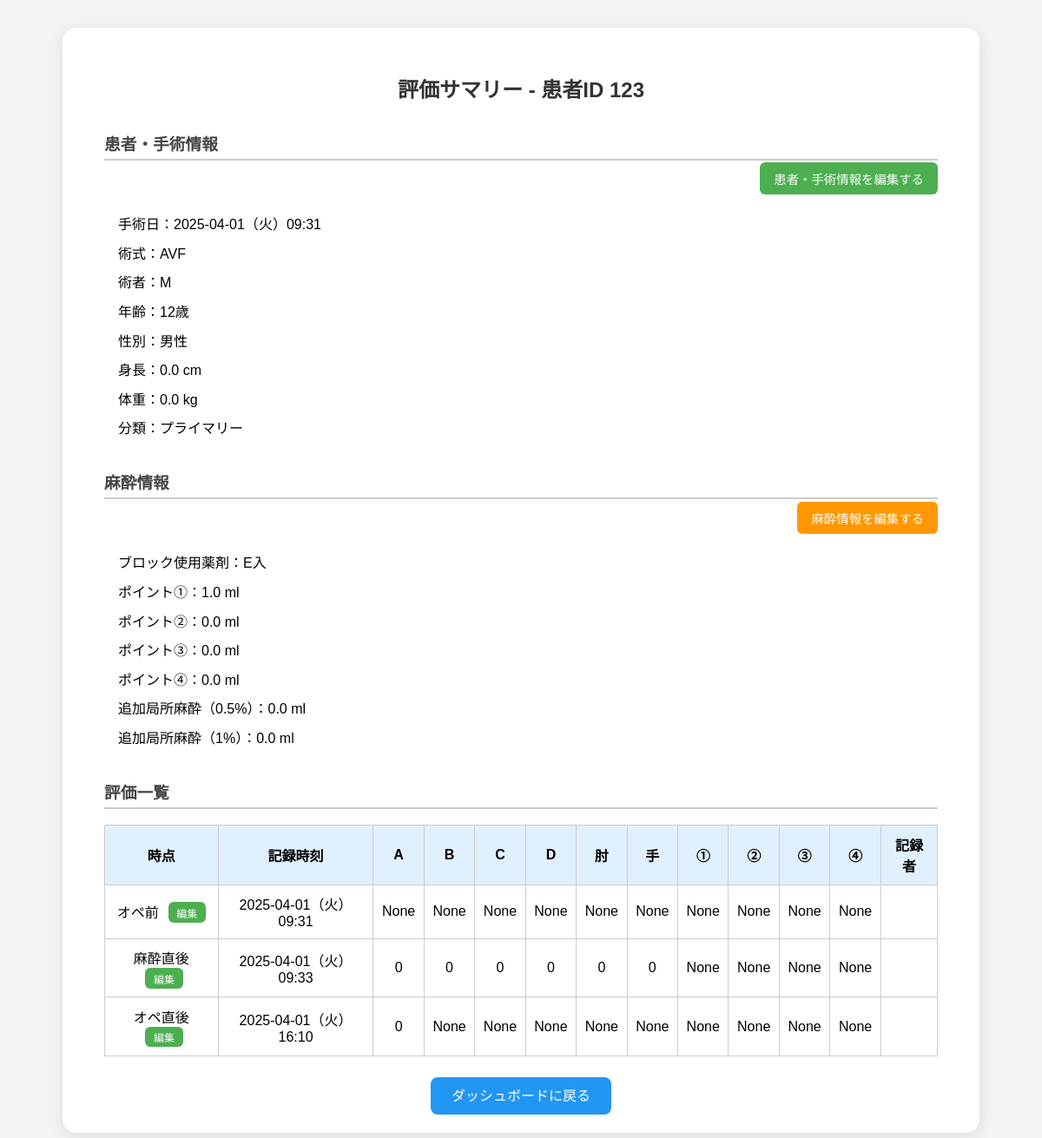
/patient/operation/33/summary/ (signed in), run on the app's committed database.
### patient/models.py (models this page shows, shortened)
class Operation(models.Model):
    GENDER_CHOICES = [
        ('M', '男性'),
        ('F', '女性'),
    ]
    PROCEDURE_CHOICES = [
        ('AVF', 'AVF'),
        ('AVG', 'AVG'),
        ('PTA', 'PTA'),
        ('TPA', '血栓除去PTA'),
        ('OPTPA', '開創血栓除去PTA'),
        ('ETC', 'その他'),
    ]
    SURGERY_TYPE_CHOICES = [
        ('P', 'プライマリー'),
        ('R', 'ノンプライマリー'),
    ]
    SURGEON_CHOICES = [
        ('HB', 'HB'),
        ('NG', 'NG'),
        ('ST', 'ST'),
        ('KB', 'KB'),
        ('ETC', 'ETC'),
    ]
    patient = models.ForeignKey(
        Patient,
        related_name='operations',
        on_delete=models.CASCADE,
        null=True,  # ← 一時的に追加
        default=1  ) # ← 一時的にデフォルト患者IDを指定（例：ID=1の患者がいれば）
    date = models.DateTimeField(verbose_name="手術日時", default=timezone.now)
    age = models.PositiveIntegerField(verbose_name="年齢", default=0)
    gender = models.CharField(max_length=1, choices=GENDER_CHOICES, verbose_name="性別", default='M')
    height = models.DecimalField(max_digits=5, decimal_places=1, verbose_name="身長(cm)", default=0)
    weight = models.DecimalField(max_digits=5, decimal_places=1, verbose_name="体重(kg)", default=0)
    procedure = models.CharField(max_length=10, choices=PROCEDURE_CHOICES, verbose_name="術式", default='AVF')
    surgery_type = models.CharField(max_length=1, choices=SURGERY_TYPE_CHOICES, verbose_name="手術の種類", default='P')
    surgeon = models.CharField(max_length=100, choices=SURGEON_CHOICES, verbose_name="術者", default='HB')

class Patient(models.Model):
    patient_code = models.IntegerField()  # ← 明示的に手動入力IDに変更！

class AnesthesiaInfo(models.Model):
    operation = models.OneToOneField('Operation', on_delete=models.CASCADE)
    drug_type = models.CharField(max_length=20, choices=[('E入', 'E入'), ('Eなし', 'Eなし')])
    block_amount_1 = models.DecimalField(max_digits=4, decimal_places=1, null=True, blank=True, default=0)
    block_amount_2 = models.DecimalField(max_digits=4, decimal_places=1, null=True, blank=True, default=0)
    block_amount_3 = models.DecimalField(max_digits=4, decimal_places=1, null=True, blank=True, default=0)
    block_amount_4 = models.DecimalField(max_digits=4, decimal_places=1, null=True, blank=True, default=0)
    additional_0_5 = models.DecimalField("0.5% 使用量 (ml)", max_digits=4, decimal_places=1, null=True, blank=True, default=0)
    additional_1_0 = models.DecimalField("1% 使用量 (ml)", max_digits=4, decimal_places=1, null=True, blank=True, default=0)

class Evaluation(models.Model):
    TIMEPOINT_CHOICES = [
    ('0', 'オペ前'),
    ('1', '麻酔直後'),
    ('2', 'オペ直後'),
    ('3', '帰室時'),
    ('4', '時系列⑤'),
    ('5', '時系列⑥'),
    ('6', '時系列⑦'),
    ('7', '時系列⑧'),
]
    SENSORY_CHOICES = [
    (0, '0点: 正常な感覚（無麻酔）'),
    (1, '1点: 冷感を感じるが、健側（または正常部）に比べて鈍い（部分的ブロック）'),
    (2, '2点: 完全な感覚遮断（完全ブロック）'),
    (99, '99点: 評価不能（反応なし）')
]
    MOTOR_CHOICES = [
        (0, '0点: 正常な運動機能'),
        (1, '1点: 軽度の筋力低下（可動域制限なし）'),
        (2, '2点: 顕著な筋力低下（可動域制限あり）'),
        (3, '3点: 完全麻痺（随意運動なし）'),
        (99, '99点: 評価不能（反応なし）')
    ]
    OBS_CHOICES = [
        (0, '0:異常なし'),
        (1, '1:血腫、腫脹、赤みなど、何らかの異常あり'),
    ]
    operation = models.ForeignKey(Operation, on_delete=models.CASCADE, related_name='evaluations')
    timepoint = models.CharField(max_length=1, choices=TIMEPOINT_CHOICES)
    sensory_A = models.IntegerField(choices=SENSORY_CHOICES, null=True, blank=True)
    sensory_B = models.IntegerField(choices=SENSORY_CHOICES, null=True, blank=True)
    sensory_C = models.IntegerField(choices=SENSORY_CHOICES, null=True, blank=True)
    sensory_D = models.IntegerField(choices=SENSORY_CHOICES, null=True, blank=True)
    motor_elbow = models.IntegerField(choices=MOTOR_CHOICES, null=True, blank=True)
    motor_hand = models.IntegerField(choices=MOTOR_CHOICES, null=True, blank=True)
    observation_1 = models.IntegerField(choices=OBS_CHOICES, null=True, blank=True)
    observation_2 = models.IntegerField(choices=OBS_CHOICES, null=True, blank=True)
    observation_3 = models.IntegerField(choices=OBS_CHOICES, null=True, blank=True)
    observation_4 = models.IntegerField(choices=OBS_CHOICES, null=True, blank=True)
    signer = models.CharField(max_length=50, blank=True)
    created_at = models.DateTimeField(auto_now_add=True)

### patient/views.py (the view)
# urls.py: path('operation/<int:operation_id>/summary/', views.evaluation_summary_view, name='evaluation_summary'),
@login_required
def evaluation_summary_view(request, operation_id):
    operation = get_object_or_404(Operation, id=operation_id)
    evaluations = Evaluation.objects.filter(operation=operation).order_by('timepoint')
    anesthesia = AnesthesiaInfo.objects.filter(operation=operation).first()
    try:
        anesthesia = AnesthesiaInfo.objects.get(operation=operation)
    except AnesthesiaInfo.DoesNotExist:
        anesthesia = None
    return render(request, 'patient/evaluation_summary.html', {
        'operation': operation,
        'evaluations': evaluations,
        'anesthesia': anesthesia,
    })

### patient/templatetags/custom_filters.py (called while the page is built)
@register.filter
def japanese_weekday(value):
    weekdays = ['月', '火', '水', '木', '金', '土', '日']
    if hasattr(value, 'weekday'):
        return weekdays[value.weekday()]
    return ''

### patient/templates/patient/evaluation_summary.html (shortened to what this page needs)
<!DOCTYPE html>
<html lang="ja">
<head>
</head>
<body>
  <div class="container">
    {% load custom_filters %}
    <h2>評価サマリー - 患者ID {{ operation.patient.patient_code }}</h2>
    <h3>患者・手術情報</h3>
    <div style="text-align: right; margin-top: -1rem;">
        <a href="{% url 'edit_operation' operation.id %}"
           style="display: inline-block; background-color: #4CAF50; color: white; padding: 0.5rem 1rem; border-radius: 6px; text-decoration: none; font-size: 0.9rem;">
           患者・手術情報を編集する
        </a>
      </div>
    <ul>
      <li>手術日：{{ operation.date|date:"Y-m-d" }}（{{ operation.date|japanese_weekday }}）{{ operation.date|date:"H:i" }}</li>
      <li>術式：{{ operation.procedure }}</li>
      <li>術者：{{ operation.surgeon }}</li>
      <li>年齢：{{ operation.age }}歳</li>
      <li>性別：{{ operation.get_gender_display }}</li>
      <li>身長：{{ operation.height }} cm</li>
      <li>体重：{{ operation.weight }} kg</li>
      <li>分類：{{ operation.get_surgery_type_display }}</li>
    </ul>
    {% if anesthesia %}
    <h3>麻酔情報</h3>
    <div style="text-align: right; margin-top: -1rem;">
        <a href="{% url 'edit_anesthesia_info' operation.id %}"
           style="display: inline-block; background-color: #FF9800; color: white; padding: 0.5rem 1rem; border-radius: 6px; text-decoration: none; font-size: 0.9rem;">
          麻酔情報を編集する
        </a>
    </div>
    <ul>
        <li>ブロック使用薬剤：{{ anesthesia.drug_type }}</li>
        <li>ポイント①：{{ anesthesia.block_amount_1 }} ml</li>
        <li>ポイント②：{{ anesthesia.block_amount_2 }} ml</li>
        <li>ポイント③：{{ anesthesia.block_amount_3 }} ml</li>
        <li>ポイント④：{{ anesthesia.block_amount_4 }} ml</li>
        <li>追加局所麻酔（0.5%）：{{ anesthesia.additional_0_5 }} ml</li>
        <li>追加局所麻酔（1%）：{{ anesthesia.additional_1_0 }} ml</li>
      </ul>
    {% endif %}
    <h3>評価一覧</h3>
    <table>
      <thead>
        <tr>
          <th>時点</th>
          <th>記録時刻</th>
          <th>A</th><th>B</th><th>C</th><th>D</th>
          <th>肘</th><th>手</th>
          <th>①</th><th>②</th><th>③</th><th>④</th>
          <th>記録者</th>
        </tr>
      </thead>
      <tbody>
        {% for e in evaluations %}
        <tr>
          <td>
            {{ e.get_timepoint_display }}
            <a href="{% url 'edit_evaluation' e.id %}"
            style="
             display: inline-block;
             background-color: #4CAF50;
             color: white;
             padding: 0.2rem 0.6rem;
             margin-left: 0.4rem;
             border-radius: 6px;
             font-size: 0.75rem;
             text-decoration: none;">
           編集
         </a>
          </td>
          <td>{{ e.created_at|date:"Y-m-d" }}（{{ e.created_at|japanese_weekday }}）{{ e.created_at|date:"H:i" }}</td>
          <td>{{ e.sensory_A }}</td>
          <td>{{ e.sensory_B }}</td>
          <td>{{ e.sensory_C }}</td>
          <td>{{ e.sensory_D }}</td>
          <td>{{ e.motor_elbow }}</td>
          <td>{{ e.motor_hand }}</td>
          <td>{{ e.observation_1 }}</td>
          <td>{{ e.observation_2 }}</td>
          <td>{{ e.observation_3 }}</td>
          <td>{{ e.observation_4 }}</td>
          <td>{{ e.signer }}</td>
        </tr>
        {% empty %}
        <tr><td colspan="13">まだ入力はありません。</td></tr>
        {% endfor %}
      </tbody>
    </table>
    <div class="back-btn">
      <a href="{% url 'dashboard' %}">ダッシュボードに戻る</a>
    </div>
  </div>
</body>
</html>

### patient/templates/patient/evaluation_summary.html (style rules this page uses)
body { font-family: sans-serif; background-color: #f4f4f4; padding: 2rem; margin: 0; display: flex; justify-content: center; }
.container { background-color: white; padding: 2rem 3rem; border-radius: 16px; box-shadow: 0 4px 20px rgba(0, 0, 0, 0.1); width: 100%; max-width: 960px; }
h2 { text-align: center; color: #333; margin-bottom: 2rem; }
h3 { margin-top: 2rem; border-bottom: 2px solid #ccc; padding-bottom: 0.3rem; color: #444; }
ul { list-style: none; padding-left: 1rem; }
ul li { padding: 0.3rem 0; }
table { width: 100%; border-collapse: collapse; margin-top: 1rem; }
th, td { border: 1px solid #ccc; padding: 0.6rem; text-align: center; }
thead { background-color: #e0f0ff; }
.back-btn { margin-top: 2rem; text-align: center; }
.back-btn a { background-color: #2196F3; color: white; padding: 0.8rem 1.5rem; border-radius: 8px; text-decoration: none; }

### data on the page
Operation: patient.patient_code "123", date "2025-04-01", date|japanese_weekday "火", date "09:31", procedure "AVF", surgeon "M", age "12", gender "男性", height "0.0", weight "0.0", surgery_type "プライマリー"
AnesthesiaInfo: drug_type "E入", block_amount_1 "1.0", block_amount_2 "0.0", block_amount_3 "0.0", block_amount_4 "0.0", additional_0_5 "0.0", additional_1_0 "0.0"
Evaluation: timepoint "オペ前", created_at "2025-04-01", created_at|japanese_weekday "火", created_at "09:31", sensory_A "None", sensory_B "None", sensory_C "None", sensory_D "None", motor_elbow "None", motor_hand "None", observation_1 "None", observation_2 "None", observation_3 "None", observation_4 "None"
Evaluation: timepoint "麻酔直後", created_at "2025-04-01", created_at|japanese_weekday "火", created_at "09:33", sensory_A "0", sensory_B "0", sensory_C "0", sensory_D "0", motor_elbow "0", motor_hand "0", observation_1 "None", observation_2 "None", observation_3 "None", observation_4 "None"
Evaluation: timepoint "オペ直後", created_at "2025-04-01", created_at|japanese_weekday "火", created_at "16:10", sensory_A "0", sensory_B "None", sensory_C "None", sensory_D "None", motor_elbow "None", motor_hand "None", observation_1 "None", observation_2 "None", observation_3 "None", observation_4 "None"
